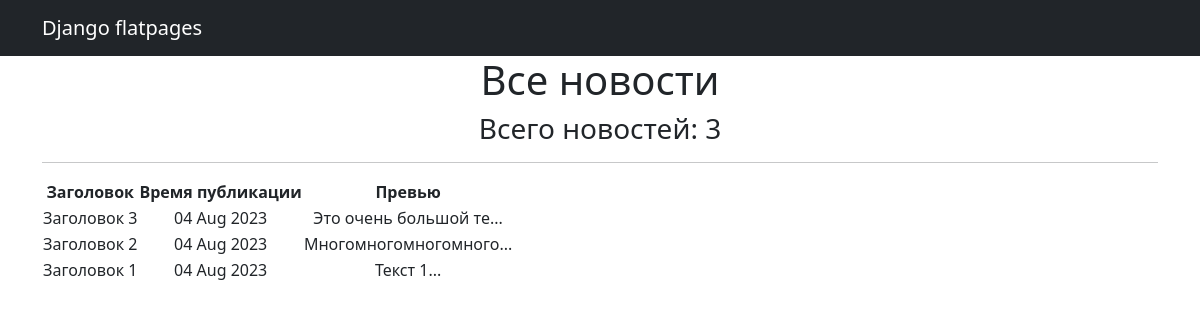
Page /news/ on the committed database.
### NewsPortal/models.py (models this page shows, shortened)
class Post(models.Model):
	article = 'AR'
	news = 'NW'
	TYPE = [
		(article, 'Статья'),
		(news, 'Новость')
	]
	type_post = models.CharField(max_length=2, choices=TYPE, default=news)
	time_in = models.DateTimeField(auto_now_add=True)
	headline = models.CharField(max_length=128,)
	text = models.TextField()
	rating = models.IntegerField(default=0)
	to_author = models.ForeignKey(Author, on_delete=models.CASCADE)
	to_many_category = models.ManyToManyField(Category, through='PostCategory', related_name='n')
	def preview(self):
		return self.text[:20] + '...'

### NewsPortal/views.py (the view)
# urls.py: path('', PostList.as_view()),
class PostList(ListView):
    model = Post
    ordering = '-time_in'
    template_name = 'news.html'
    context_object_name = 'news'
    def get_context_data(self, *, object_list=None, **kwargs):
        context = super().get_context_data(**kwargs)
        context['time_now'] = datetime.utcnow()
        return context

### templates/news.html (shortened to what this page needs)
<!DOCTYPE html>
{% extends 'flatpages/default.html' %}
{% block content %}
    <h1>Все новости</h1>
    <h3>Всего новостей: {{ news|length }}</h3>
    <hr>
    {% if news %}
        <table>
            <tr>
                <th>Заголовок</th>
                <th>Время публикации</th>
                <th>Превью</th>
            </tr>
            {% for n in news %}
            <tr>
                <td>{{ n.headline }}</td>
                <td>{{ n.time_in|date:'d M Y'  }}</td>
                <td>{{ n.preview }}</td>
            </tr>
            {% endfor %}
        </table>
    {% else %}
        <h2>Новостей нет! Вообще нет!</h2>
    {% endif %}
{% endblock content%}

### templates/flatpages/default.html (shortened to what this page needs)
<!DOCTYPE html>
{% load static %}
<html lang="en">
<head>
    <link href="{% static 'css/styles.css' %}" rel="stylesheet" />
</head>
<body>
    <nav class="navbar navbar-expand-lg navbar-dark bg-dark static-top">
        <div class="container">
            <a class="navbar-brand" href="#">Django flatpages</a>
    </nav>
    <div class="container">
        <div class="row">
            <div class="col-lg-12 text-center">
                {% block content %}{% endblock content %}
            </div>
        </div>
    </div>
</body>
</html>

### rows in the picture
Post: headline "Заголовок 3", time_in "04 Aug 2023", preview "Это очень большой те..."
Post: headline "Заголовок 2", time_in "04 Aug 2023", preview "Многомногомногомного..."
Post: headline "Заголовок 1", time_in "04 Aug 2023", preview "Текст 1..."

### other values in the picture
{{ news|length }} "3"
